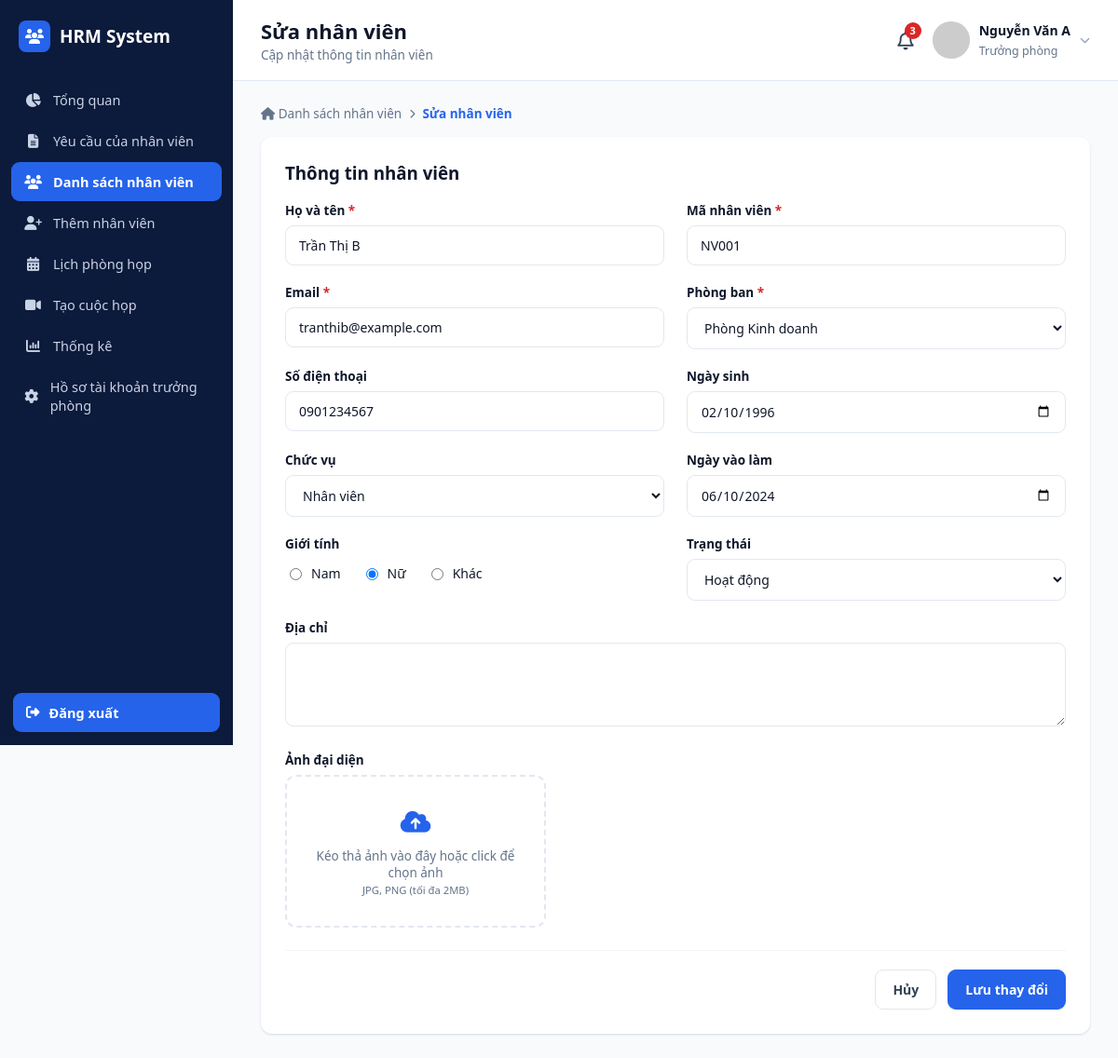
The app's page /employee_edit.php?id=2 (signed in) with its own data.
### tables this page shows
CREATE TABLE nhan_vien (
    id INT AUTO_INCREMENT PRIMARY KEY,
    ma_nv VARCHAR(20) NOT NULL UNIQUE,
    ho_ten VARCHAR(100) NOT NULL,
    email VARCHAR(100) NOT NULL UNIQUE,
    mat_khau VARCHAR(255) NOT NULL,
    sdt VARCHAR(20) DEFAULT NULL,
    chuc_vu ENUM('Nhân viên','Trưởng phòng') NOT NULL DEFAULT 'Nhân viên',
    gioi_tinh ENUM('Nam','Nữ','Khác') DEFAULT 'Nam',
    ngay_sinh DATE DEFAULT NULL,
    ngay_vao_lam DATE DEFAULT NULL,
    dia_chi TEXT,
    phong_ban_id INT DEFAULT NULL,
    avatar VARCHAR(255) DEFAULT NULL,
    trang_thai ENUM('Hoạt động','Nghỉ việc') NOT NULL DEFAULT 'Hoạt động',
    cccd VARCHAR(20) DEFAULT NULL,
    ngay_cap DATE DEFAULT NULL,
    noi_cap VARCHAR(150) DEFAULT NULL,
    tinh_trang_hon_nhan VARCHAR(50) DEFAULT NULL,
    quoc_tich VARCHAR(50) DEFAULT 'Việt Nam',
    ghi_chu TEXT,
    created_at TIMESTAMP DEFAULT CURRENT_TIMESTAMP,
    FOREIGN KEY (phong_ban_id) REFERENCES phong_ban(id) ON DELETE SET NULL
);

CREATE TABLE phong_ban (
    id INT AUTO_INCREMENT PRIMARY KEY,
    ten_phong_ban VARCHAR(100) NOT NULL
);

### includes/auth.php (called while the page is built, shortened)
<?php
require_once __DIR__ . '/../config/db.php';
function require_manager()
{
    $u = current_user();
}
function current_user()
{
    global $pdo;
    static $user = null;
    if ($user !== null) {
        return $user;
    }
    $stmt = $pdo->prepare('SELECT nv.*, pb.ten_phong_ban FROM nhan_vien nv
                            LEFT JOIN phong_ban pb ON pb.id = nv.phong_ban_id
                            WHERE nv.id = ?');
    $stmt->execute([$_SESSION['user_id']]);
    $user = $stmt->fetch();
    return $user;
}
function e($str)
{
    return htmlspecialchars($str ?? '', ENT_QUOTES, 'UTF-8');
}

### employee_edit.php (the view, shortened to what this page needs)
<?php
require_once __DIR__ . '/includes/auth.php';
require_manager();
$id = (int)($_GET['id'] ?? 0);
$stmt = $pdo->prepare('SELECT * FROM nhan_vien WHERE id = ?');
$stmt->execute([$id]);
$nv = $stmt->fetch();
$page_title = 'Sửa nhân viên';
$page_subtitle = 'Cập nhật thông tin nhân viên';
$old = $nv;
$departments = $pdo->query("SELECT * FROM phong_ban ORDER BY ten_phong_ban")->fetchAll();
include __DIR__ . '/includes/head_meta.php';
?>
<div class="app">
    <?php include __DIR__ . '/includes/sidebar.php'; ?>
    <div class="main">
        <?php include __DIR__ . '/includes/header.php'; ?>
        <div class="content">
            <div class="breadcrumb">
                <a href="employees.php"><i class="fa-solid fa-house"></i> Danh sách nhân viên</a> <i class="fa-solid fa-chevron-right" style="font-size:10px;"></i>
                <span class="cur">Sửa nhân viên</span>
            </div>
            <div class="form-card">
                <h3 style="margin-top:0;">Thông tin nhân viên</h3>
                <form method="POST" enctype="multipart/form-data">
                    <div class="form-grid">
                        <div class="form-group">
                            <label>Họ và tên <span class="req">*</span></label>
                            <input type="text" name="ho_ten" value="<?= e($old['ho_ten']) ?>" required>
                        </div>
                        <div class="form-group">
                            <label>Mã nhân viên <span class="req">*</span></label>
                            <input type="text" name="ma_nv" value="<?= e($old['ma_nv']) ?>" required>
                        </div>
                        <div class="form-group">
                            <label>Email <span class="req">*</span></label>
                            <input type="email" name="email" value="<?= e($old['email']) ?>" required>
                        </div>
                        <div class="form-group">
                            <label>Phòng ban <span class="req">*</span></label>
                            <select name="phong_ban_id" required>
                                <?php foreach ($departments as $d): ?>
                                    <option value="<?= $d['id'] ?>" <?= ($old['phong_ban_id'] == $d['id']) ? 'selected' : '' ?>><?= e($d['ten_phong_ban']) ?></option>
                                <?php endforeach; ?>
                            </select>
                        </div>
                        <div class="form-group">
                            <label>Số điện thoại</label>
                            <input type="text" name="sdt" value="<?= e($old['sdt']) ?>">
                        </div>
                        <div class="form-group">
                            <label>Ngày sinh</label>
                            <input type="date" name="ngay_sinh" value="<?= e($old['ngay_sinh']) ?>">
                        </div>
                        <div class="form-group">
                            <label>Chức vụ</label>
                            <select name="chuc_vu">
                                <option value="Nhân viên" <?= $old['chuc_vu'] === 'Nhân viên' ? 'selected' : '' ?>>Nhân viên</option>
                            </select>
                        </div>
                        <div class="form-group">
                            <label>Ngày vào làm</label>
                            <input type="date" name="ngay_vao_lam" value="<?= e($old['ngay_vao_lam']) ?>">
                        </div>
                        <div class="form-group">
                            <label>Giới tính</label>
                            <div class="radio-row">
                                <label><input type="radio" name="gioi_tinh" value="Nam" <?= $old['gioi_tinh']==='Nam'?'checked':'' ?>> Nam</label>
                                <label><input type="radio" name="gioi_tinh" value="Nữ" <?= $old['gioi_tinh']==='Nữ'?'checked':'' ?>> Nữ</label>
                                <label><input type="radio" name="gioi_tinh" value="Khác" <?= $old['gioi_tinh']==='Khác'?'checked':'' ?>> Khác</label>
                            </div>
                        </div>
                        <div class="form-group">
                            <label>Trạng thái</label>
                            <select name="trang_thai">
                                <option value="Hoạt động" <?= $old['trang_thai']==='Hoạt động'?'selected':'' ?>>Hoạt động</option>
                            </select>
                        </div>
                        <div class="form-group" style="grid-column:1/-1;">
                            <label>Địa chỉ</label>
                            <textarea name="dia_chi"><?= e($old['dia_chi']) ?></textarea>
                        </div>
                    </div>
                    <div style="margin-top:22px;max-width:280px;">
                        <label style="font-size:13.5px;font-weight:600;margin-bottom:7px;display:block;">Ảnh đại diện</label>
                        <div class="upload-box">
                            <?php if (!empty($nv['avatar'])): ?>
                                <img id="avatarPreview" class="preview" src="uploads/avatars/<?= e($nv['avatar']) ?>">
                            <?php else: ?>
                                <div class="big-ic"><i class="fa-solid fa-cloud-arrow-up"></i></div>
                                Kéo thả ảnh vào đây hoặc click để chọn ảnh<br><small>JPG, PNG (tối đa 2MB)</small>
                            <?php endif; ?>
                        </div>
                    </div>
                    <div class="form-actions">
                        <a href="employees.php" class="btn">Hủy</a>
                        <button type="submit" class="btn btn-primary">Lưu thay đổi</button>
                    </div>
                </form>
            </div>
        </div>
    </div>
</div>
</body>
</html>

### includes/header.php (shortened to what this page needs)
<?php
$u = current_user();
$avatar = !empty($u['avatar']) ? 'uploads/avatars/' . $u['avatar'] : 'assets/img/avatar-default.png';
?>
<header class="topbar">
    <div class="title-block">
        <h1><?= e($page_title ?? '') ?></h1>
        <p><?= e($page_subtitle ?? '') ?></p>
    </div>
    <div class="right">
        <div class="bell"><i class="fa-regular fa-bell"></i><span class="badge">3</span></div>
        <div class="user" id="userMenuBtn">
            <img src="<?= e($avatar) ?>" alt="avatar" onerror="this.src='https://ui-avatars.com/api/?background=2563eb&color=fff&name=<?= urlencode($u['ho_ten'] ?? 'User') ?>'">
            <div class="info">
                <b><?= e($u['ho_ten'] ?? '') ?></b>
                <span><?= e($u['chuc_vu'] ?? '') ?></span>
            </div>
            <i class="fa-solid fa-chevron-down" style="font-size:11px;color:#94a3b8;"></i>
        </div>
    </div>
</header>

### assets/css/style.css (style rules this page uses)
:root { --navy:#0c1a3b; --navy-light:#13234f; --blue:#2563eb; --blue-dark:#1d4ed8; --green:#16a34a; --green-bg:#dcfce7; --red:#dc2626; --red-bg:#fee2e2; --orange:#f59e0b; --orange-bg:#fef3c7; --purple:#7c3aed; --purple-bg:#ede9fe; --gray-50:#f8fafc; --gray-100:#f1f5f9; --gray-200:#e2e8f0; --gray-300:#cbd5e1; --gray-500:#64748b; --gray-700:#334155; --gray-900:#0f172a; --radius:12px; --shadow:0 1px 3px rgba(15,23,42,.08), 0 1px 2px rgba(15,23,42,.06); }
* { box-sizing:border-box; }
body { margin:0; font-family:'Segoe UI',Roboto,Helvetica,Arial,sans-serif; background:var(--gray-50); color:var(--gray-900); }
a { text-decoration:none;color:inherit; }
button { font-family:inherit;cursor:pointer; }
input,select,textarea { font-family:inherit; }
.app { display:flex;min-height:100vh; }
.main { flex:1;min-width:0;display:flex;flex-direction:column; }
.topbar { display:flex;align-items:center;justify-content:space-between; padding:18px 30px;background:#fff;border-bottom:1px solid var(--gray-200); position:sticky;top:0;z-index:20; }
.topbar .title-block h1 { font-size:22px;margin:0 0 2px;font-weight:700; }
.topbar .title-block p { margin:0;color:var(--gray-500);font-size:13.5px; }
.topbar .right { display:flex;align-items:center;gap:20px; }
.topbar .bell { position:relative;font-size:20px;color:var(--gray-700);cursor:pointer; }
.topbar .bell .badge { position:absolute;top:-6px;right:-8px;background:var(--red);color:#fff; font-size:11px;border-radius:50%;width:18px;height:18px;display:flex; align-items:center;justify-content:center;font-weight:700; }
.topbar .user { display:flex;align-items:center;gap:10px;cursor:pointer;position:relative; }
.topbar .user img { width:40px;height:40px;border-radius:50%;object-fit:cover;background:var(--gray-200); }
.topbar .user .info b { display:block;font-size:14px; }
.topbar .user .info span { font-size:12.5px;color:var(--gray-500); }
.content { padding:26px 30px;flex:1; }
.select-box select,.form-group select,.form-group input,.form-group textarea { width:100%;padding:11px 14px;border:1px solid var(--gray-200);border-radius:9px;font-size:14px;background:#fff;color:var(--gray-900); }
.btn { padding:11px 18px;border-radius:9px;border:1px solid var(--gray-200);background:#fff;font-size:14px;font-weight:600; display:inline-flex;align-items:center;gap:8px;color:var(--gray-700); }
.btn-primary { background:var(--blue);color:#fff;border-color:var(--blue); }
.form-card { background:#fff;border-radius:var(--radius);box-shadow:var(--shadow);padding:26px; }
.form-grid { display:grid;grid-template-columns:1fr 1fr;gap:20px 24px; }
.form-group { margin-bottom:0; }
.form-group label { display:block;font-size:13.5px;font-weight:600;margin-bottom:7px; }
.form-group label .req { color:var(--red); }
.form-group textarea { resize:vertical;min-height:90px; }
.radio-row { display:flex;gap:22px;padding-top:6px; }
.radio-row label { display:flex;align-items:center;gap:7px;font-weight:400;font-size:14px; }
.form-actions { display:flex;justify-content:flex-end;gap:12px;margin-top:24px;padding-top:20px;border-top:1px solid var(--gray-100); }
.breadcrumb { display:flex;align-items:center;gap:8px;font-size:13.5px;color:var(--gray-500);margin-bottom:16px; }
.breadcrumb a { color:var(--gray-500); }
.breadcrumb .cur { color:var(--blue);font-weight:600; }
.upload-box { border:2px dashed var(--gray-200);border-radius:12px;padding:30px 16px;text-align:center;color:var(--gray-500); font-size:13.5px;cursor:pointer;position:relative; }
.upload-box .big-ic { font-size:26px;color:var(--blue);margin-bottom:10px; }

### records on screen
nhan_vien: ho_ten "Nguyễn Văn A", chuc_vu "Trưởng phòng"
nhan_vien: ho_ten "Trần Thị B", ma_nv "NV001", email "tranthib@example.com", phong_ban_id "Phòng Kinh doanh", sdt "0901234567", ngay_sinh "02/10/1996", chuc_vu "Nhân viên", ngay_vao_lam "06/10/2024", gioi_tinh "☐ Nam", gioi_tinh "☑ Nữ", gioi_tinh "☐ Khác", trang_thai "Hoạt động"

### other values on screen
$__sidebarMenuItem['label'] "Tổng quan"
$__sidebarMenuItem['label'] "Yêu cầu của nhân viên"
$__sidebarMenuItem['label'] "Danh sách nhân viên"
$__sidebarMenuItem['label'] "Thêm nhân viên"
$__sidebarMenuItem['label'] "Lịch phòng họp"
$__sidebarMenuItem['label'] "Tạo cuộc họp"
$__sidebarMenuItem['label'] "Thống kê"
$__sidebarMenuItem['label'] "Hồ sơ tài khoản trưởng phòng"
$page_title "Sửa nhân viên"
$page_subtitle "Cập nhật thông tin nhân viên"
